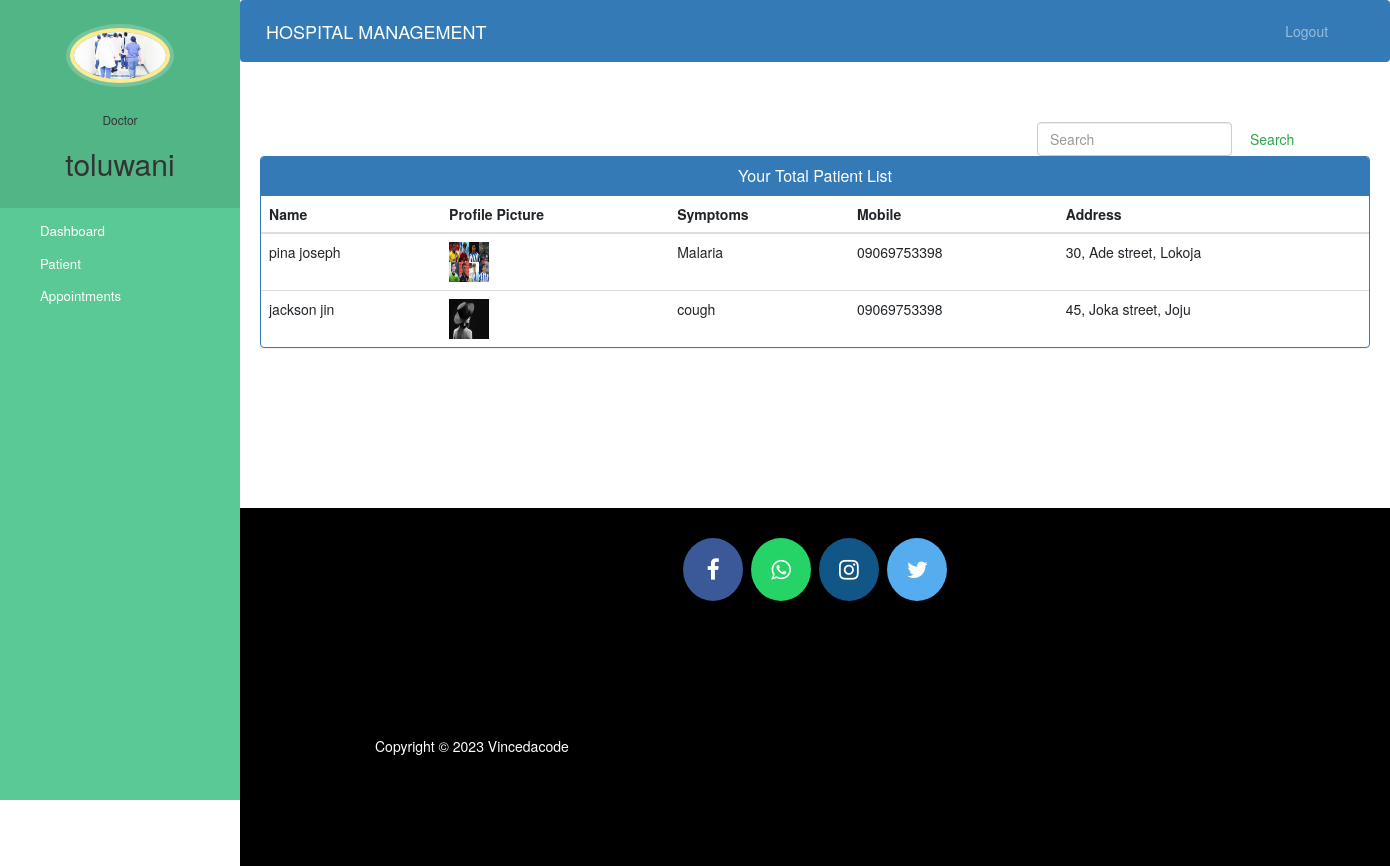
Screenshot of /doctor-view-patient (signed in) with the database file from the repository.
### hospital/models.py (models this page shows, shortened)
class Doctor(models.Model):
    user=models.OneToOneField(User,on_delete=models.CASCADE)
    profile_pic= models.ImageField(upload_to='profile_pic/DoctorProfilePic/',null=True,blank=True)
    address = models.CharField(max_length=40)
    mobile = models.CharField(max_length=20,blank=True, null=True)
    department= models.CharField(max_length=50,choices=departments,default='Cardiologist')
    status=models.BooleanField(default=False)

class Patient(models.Model):
    user=models.OneToOneField(User,on_delete=models.CASCADE)
    profile_pic= models.ImageField(upload_to='profile_pic/PatientProfilePic/',null=True,blank=True)
    address = models.CharField(max_length=40)
    mobile = models.CharField(max_length=20,blank=True, null=True)
    symptoms = models.CharField(max_length=100,null=False)
    assignedDoctorId = models.PositiveIntegerField(null=True)
    admitDate=models.DateField(auto_now=True)
    status=models.BooleanField(default=False)
    @property
    def get_name(self):
        return self.user.first_name+" "+self.user.last_name

### hospital/views.py (the view)
# urls.py: path('doctor-view-patient', views.doctor_view_patient_view,name='doctor-view-patient'),
@login_required(login_url='doctorlogin')
@user_passes_test(is_doctor)
def doctor_view_patient_view(request):
    patients=models.Patient.objects.all().filter(status=True,assignedDoctorId=request.user.id)
    doctor=models.Doctor.objects.get(user_id=request.user.id) #for profile picture of doctor in sidebar
    return render(request,'hospital/doctor_view_patient.html',{'patients':patients,'doctor':doctor})

### hospital/views.py (called while the page is built)
def is_doctor(user):
    return user.groups.filter(name='DOCTOR').exists()

### templates/hospital/doctor_view_patient.html (shortened to what this page needs)
{% extends 'hospital/doctor_base.html' %}
{% block content %}
{%load static%}
<head>
  <link href="//netdna.bootstrapcdn.com/bootstrap/3.0.0/css/bootstrap.min.css" rel="stylesheet" id="bootstrap-css">
</head>
<div class="container">
    <form  action="/search" method="get" style="margin-left:70%;" class="form-inline my-2 my-lg-0">
      <input class="form-control mr-sm-2" type="search" placeholder="Search" name="query" id="query" aria-label="Search">
      <button class="btn btn-outline-success my-2 my-sm-0" type="submit">Search</button>
    </form>
  {% if patients %}
  <div class="panel panel-primary">
    <div class="panel-heading">
      <h6 class="panel-title">Your Total Patient List</h6>
    </div>
    <table class="table table-hover" id="dev-table">
      <thead>
        <tr>
          <th>Name</th>
          <th>Profile Picture</th>
          <th>Symptoms</th>
          <th>Mobile</th>
          <th>Address</th>
        </tr>
      </thead>
      {% for p in patients %}
      <tr>
        <td> {{p.get_name}}</td>
        <td> <img src="{% static p.profile_pic.url %}" alt="Profile Pic" height="40px" width="40px" /></td>
        <td>{{p.symptoms}}</td>
        <td>{{p.mobile}}</td>
        <td>{{p.address}}</td>
      </tr>
      {% endfor %}
    </table>
  </div>
  {%else%}
  <br><br><br>
  <h4 style="text-align: center;color: red;">No Patient Found !!!</h4>
  {% endif %}
</div>
{% endblock content %}

### templates/hospital/doctor_base.html (shortened to what this page needs)
<!DOCTYPE html>
{% load static %}
<html lang="en">
<head>
  <link rel="stylesheet" href="https://stackpath.bootstrapcdn.com/bootstrap/4.3.1/css/bootstrap.min.css">
  <link rel="stylesheet" href="https://maxcdn.bootstrapcdn.com/font-awesome/4.7.0/css/font-awesome.min.css">
</head>
<body>
  <nav class="menu" tabindex="0">
    <header class="avatar">
      <img src="{% static doctor.profile_pic.url %}" alt="Profile Pic" />
      <br><br>
      <h6>Doctor</h6>
      <h2>{{request.user.first_name}}</h2>
    </header>
    <ul>
      <li tabindex="0" class="icon-dashboard"> <a style="color:white; text-decoration:none;" href="/doctor-dashboard"><span>Dashboard</span></a> </li>
      <li tabindex="0" class="icon-users"> <a style="color:white; text-decoration:none;" href="/doctor-patient"><span>Patient</span></a></li>
      <li tabindex="0" class="icon-calendar"> <a style="color:white; text-decoration:none;" href="/doctor-appointment"><span>Appointments</span></a></li>
    </ul>
  </nav>
  <main>
    <div class="bs-example">
      <nav class="navbar navbar-expand-md  navbar-dark fixed-top" style="background:#337AB7;">
        <a href="/doctor-dashboard" class="navbar-brand">HOSPITAL MANAGEMENT</a>
        <div class="collapse navbar-collapse justify-content-between" id="navbarCollapse">
          <div class="navbar-nav" style=" margin-left: 90%;">
            <a href="/logout" class="nav-item nav-link">Logout</a>
          </div>
        </div>
      </nav>
    </div>
    <br><br>
    {% block content %}
    {% endblock content %}
    <br><br><br><br><br><br><br>
    <footer>
      <p>
        <a id="ftr" href="https://facebook.com" class="fa fa-facebook"></a>
        <a id="ftr" href="https://api.whatsapp.com/" class="fa fa-whatsapp"></a>
        <a id="ftr" href="https://instagram.com/" class="fa fa-instagram"></a>
        <a id="ftr" href="https://twitter.com/" class="fa fa-twitter"></a>
      </p>
      <br>
      <div class="container">
        <div class="row">
          <div class="col-md-12 col-sm-12">
            <div style="color:#ffffff;" class="wow fadeInUp footer-copyright">
                Copyright &copy; 2023 Vincedacode </p>
            </div>
          </div>
        </div>
      </div>
    </footer>
  </main>
</body>
</html>

### templates/hospital/doctor_base.html (style rules this page uses)
a:link { text-decoration: none; }
a { color: white; }
footer { padding: 0px 0px 0px 0px; background-color: black; margin: 0px; }
#ftr { padding: 20px; }
.fa { font-size: 23px; width: 60px; text-align: center; text-decoration: none; margin: 5px 2px; border-radius: 50%; }
.fa-facebook { background: #3B5998; color: white; margin-top: 30px; }
.fa-whatsapp { background: #25d366; color: white; }
.fa-twitter { background: #55ACEE; color: white; }
.fa-instagram { background: #125688; color: white; }
p { text-align: center; }
body { padding-left: 240px; }
main { position: relative; height: 100vh; }
.menu { background: #5bc995; height: 100vh; width: 240px; position: fixed; top: 0px; left: 0; z-index: 5; outline: none; }
.menu .avatar { background: rgba(0, 0, 0, 0.1); padding: 2em 0.5em; text-align: center; }
.menu .avatar img { width: 100px; border-radius: 50%; overflow: hidden; border: 4px solid #ffea92; box-shadow: 0 0 0 4px rgba(255, 255, 255, 0.2); }
.menu .avatar h2 { font-weight: normal; margin-bottom: 0; }
.menu ul { list-style: none; padding: 0.5em 0; margin: 0; }
.menu ul li { padding: 0.5em 1em 0.5em 3em; font-size: 0.95em; font-weight: regular; background-repeat: no-repeat; background-position: left 15px center; background-size: auto 20px; transition: all 0.15s linear; cursor: pointer; }
.menu ul li.icon-dashboard { background-image: url("http://www.entypo.com/images//gauge.svg"); }
.menu ul li.icon-users { background-image: url("http://www.entypo.com/images//users.svg"); }
.menu ul li.icon-calendar { background-image: url("http://www.entypo.com/images//calendar.svg"); }

### templates/hospital/doctor_view_patient.html (style rules this page uses)
a:link { text-decoration: none; }
h6 { text-align: center; }
.row { margin: 100px; }

### rows the page displays
Doctor: profile_pic (picture)
Patient: get_name "pina joseph", profile_pic (picture), symptoms "Malaria", mobile "09069753398", address "30, Ade street, Lokoja"
Patient: get_name "jackson jin", profile_pic (picture), symptoms "cough", mobile "09069753398", address "45, Joka street, Joju"

### other values shown
{{ request.user.first_name }} "toluwani"
